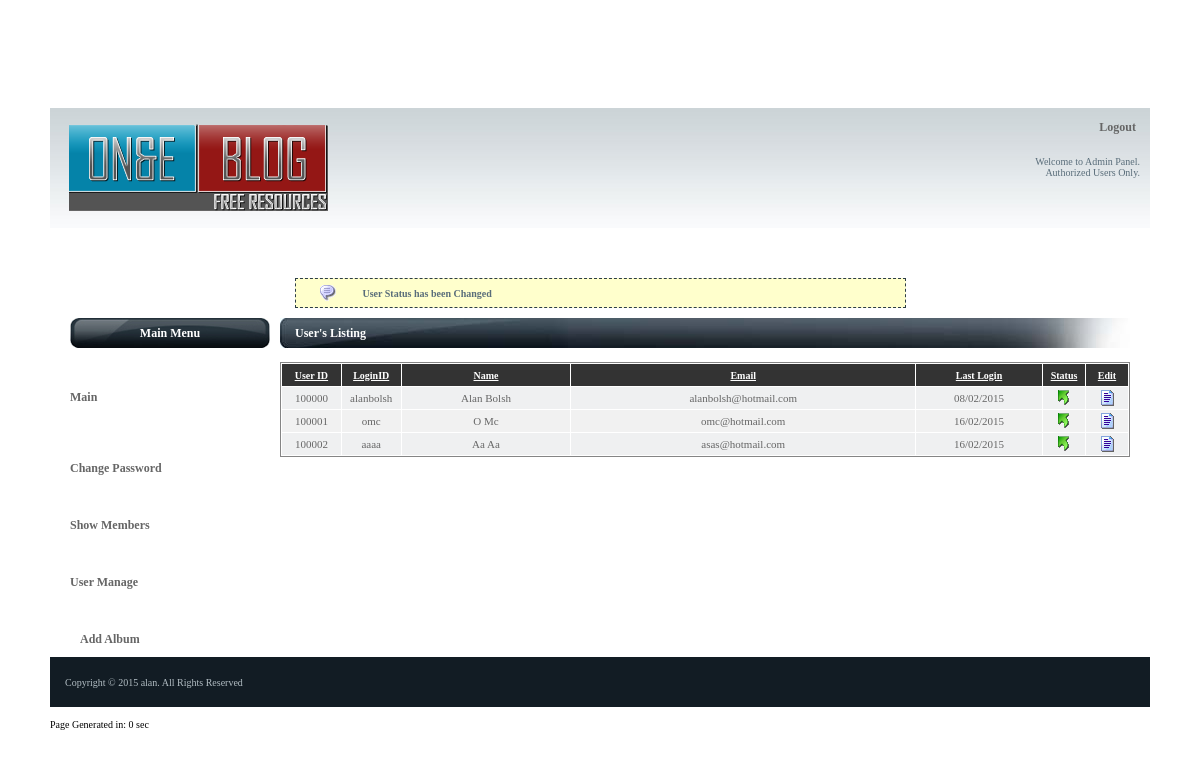
The page /user_listing.php?info=31 on the database its author committed.
### tables this page shows
CREATE TABLE IF NOT EXISTS `users` (
  `userid` int(10) NOT NULL AUTO_INCREMENT,
  `groupid` varchar(20) NOT NULL DEFAULT '',
  `loginid` varchar(75) NOT NULL DEFAULT '',
  `firstname` varchar(75) NOT NULL DEFAULT '',
  `lastname` varchar(75) NOT NULL DEFAULT '',
  `pwd` varchar(50) DEFAULT NULL,
  `email` varchar(255) NOT NULL DEFAULT '',
  `emailpass` varchar(20) NOT NULL,
  `lastlogin` datetime NOT NULL DEFAULT '0000-00-00 00:00:00',
  `status` enum('Yes','No') NOT NULL DEFAULT 'Yes',
  `master` enum('Yes','No') NOT NULL DEFAULT 'No',
  PRIMARY KEY (`userid`),
  KEY `groupid` (`groupid`)
);

### include/db.php (called while the page is built, shortened)
<?php
class db
{
	var $connected = false;
	var $dbname = DATABASE;
	var $dbuser = USERNAME;
	var $dbpassword = PASSWORD;
	var $dbhost = HOST;
	function connect()
	{
		$this->connected = false;
		if($this->link = @mysql_connect($this->dbhost,$this->dbuser,$this->dbpassword))
		{
			if(@mysql_select_db($this->dbname,$this->link))
			{
				$this->connected = true;
				return true;
			}
			else
			{
				$this->seterror(mysql_errno($this->link),mysql_error($this->link));
				return false;
			}
		}
		else
		{
			$this->seterror("","Could not connect to server.");
			return false;
		}
	}
	function execute($query)
	{
		if($this->connected)
		{
			if($result = mysql_query( $query, $this->link ))
			{
				return $result;
			}
			else
			{
				$this->seterror(mysql_errno($this->link),"".$query."<br />".mysql_error($this->link));
				return false;
			}
		}
		else
		{
			$this->seterror("No database connection open.");
			return false;
		}
	}
	function row(&$result)
	{
		if ( $row = mysql_fetch_assoc( $result ) )
				return $row;
			else
				return 0;
	}
	function formatdate($mysql_stamp,$type=1)
	{
		@list($date, $time) = split ('[ ]', $mysql_stamp);
		@list($year, $month, $day) = split ('[-]', $date);
		if( isset($time) && $time != "" )
		{
			list($hour, $minute, $second) = split ('[:]', $time);
			if($hour>=12)
			{
				$ext = "PM";
				$hour = $hour - 12;
			}
			else
			{
				$ext = "AM";
			}
			$time =  " ".$hour.":".$minute." ".$ext;
		}
		else
		{
			$time = "";
		}
		if($type == 1)
			$formatted_stamp = "$day/$month/$year".$time;
		elseif($type==2)
		{
			$formatted_stamp = "$day/$month/$year";
		}
		elseif($type==3)
			$formatted_stamp = $time;
		return $formatted_stamp;
	}
}
?>

### user_listing.php (the view, shortened to what this page needs)
<?include("./include/db.php");?>
<? $db= new db();$db->connect(); $valid = new validation();?>
<? include("./include_member/header.php");?>
<tr>
<td align="center" colspan="2">
	<table border="0" cellpadding="0" cellspacing="0" width="100%">
		<tr>
			<td align="center"><? include("./include_member/displayerror.php"); ?></td>
		</tr>
	</table>
</td>
</tr>
<tr>
	<td colspan="2">
		<table border="0" cellpadding="0" cellspacing="0" width="100%">
			<tr>
			    <td width="20" align="left" valign="top"></td>
				<td width="200" valign="top">
					<? include("navigationcall.php");?>
				</td>
				<td width="10"><? ?> </td>
				<td valign="top">
					<table border="0" cellpadding="0" cellspacing="0" width="100%">
						<tr>
							<td class="btitle"><?="User's Listing"?></td>
						</tr>
					</table><br />
					<table width="100%" border="0" cellspacing="1" cellpadding="3" align="left" class="box2">
						<tr class="th" height="22">
							<td width="7%">User ID</td>
							<td width="7%">LoginID</td>
							<td>Name</td>
							<td>Email</td>
							<td width="15%">Last Login</td>
							<td width="5%">Status</td>
							<td width="5%">Edit</td>
						</tr>
						<?
						$style="tr";
						$rs = $db->execute("SELECT userid, groupid, loginid, firstname, lastname, email, lastlogin, status FROM ".TBL_USERS);
						while($row = $db->row($rs)){ ?>
						<tr class="<?=$style?>">
							<td align="center" class="text5"><?=$row["userid"]?></td>
							<td align="center" class="text5"><?=$row["loginid"]?></td>
							<td align="center" class="text5"><?=ucwords($row["firstname"])?> <?=ucwords($row["lastname"])?></td>
							<td align="center" class="text5"><?=$row["email"]?></td>
							<td align="center" class="text5"><?=$db->formatdate(substr($row["lastlogin"],0,10))?></td>
							<td align="center" class="text5"><a href="?_task=status&v=<?=$row["status"]=="Yes" ? "No" : "Yes"?>&id=<?=$row["userid"]?>"><?=$row["status"]=="Yes" ? IPVALID :IPINVALID?></a></td>
							<td align="center" class="text5"><a href="users.php?_task=edit&id=<?=$row["userid"]?>"><?=IMGEDIT?></a></td>
						</tr>
						<?
						  $style=="tr" ? $style="tr2" : $style="tr";
						 }?>
					</table>
				</td>
				<td width="20" align="left" valign="top"></td>
			</tr>
		</table>
<? include("./include_member/footer.php");?>

### cssjs/cssmis.css (style rules this page uses)
body,html { margin-top:0px; margin-left:0px; padding:0px 0px 0px 0px; font-family: Verdana, tahoma, Helvetica, sans-serif; font-size: 12px; }
.box2 { border-top-style:solid; border-top-width:1px; border-top-color:#858585;border-left-style:solid; border-left-width:1px; border-left-color:#858585;border-right-style:solid; border-right-width:1px; border-right-color:#858585;border-bottom-style:solid; border-bottom-width:1px; border-bottom-color:#858585; }
.tr { background-color: #EFF0F1; text-align:left; font-size: 11px }
.tr2 { background-color:#F1F1F1; text-align:left; font-size: 11px }
.th,.th a,.th a:active,.th a:visited { background-color:#333333; font-size: 10px; font-weight: bold; color:#FFFFFF; text-align: center; padding-top:2px; padding-bottom:2px; font-family:verdana; text-decoration:underline }
a:link { color: #b2bdc3; text-decoration: none; font-family:verdana; font-size:10px; }
.text1 { font-family:verdana; font-size:10px; color:#b2bdc3; text-align: left; }
.text5 { font-family:verdana; font-size:11px; color:#666666; }
.btitle { background-image:url(../images/titlebar.jpg); background-repeat:no-repeat; color:#FFFFFF; font-weight:bold; font-family:tahoma; height:30px; padding-left:15px }

### rows shown on the page
users: userid "100000", loginid "alanbolsh", firstname "Alan", lastname "Bolsh", email "alanbolsh@hotmail.com", lastlogin "08/02/2015"
users: userid "100001", loginid "omc", firstname "O", lastname "Mc", email "omc@hotmail.com", lastlogin "16/02/2015"
users: userid "100002", loginid "aaaa", firstname "Aa", lastname "Aa", email "asas@hotmail.com", lastlogin "16/02/2015"

### other values the page prints
$this->msg "User Status has been Changed"
FOOTAR "Copyright © 2015 alan . All Rights Reserved"
